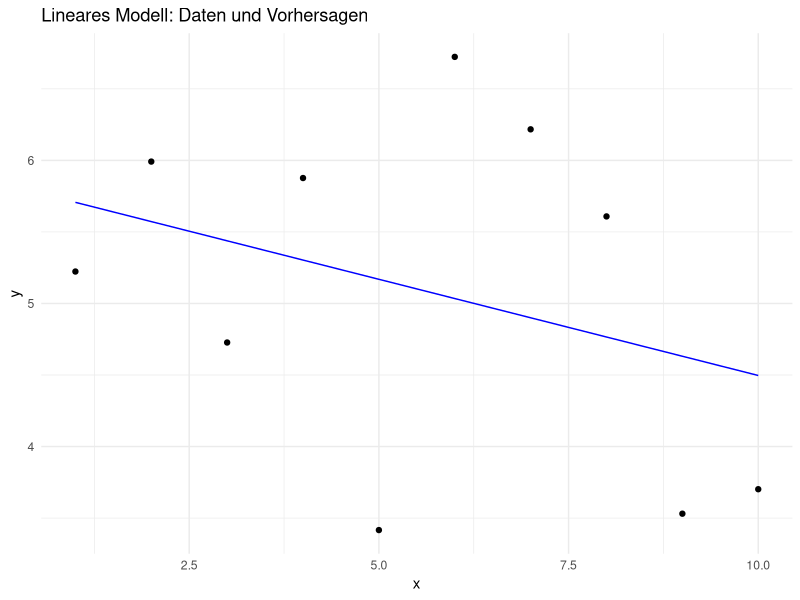

Here is the R script that generated this plot: (Note: this script raises an error after producing the figure.)
# Einfaches R-Skript für GitHub Actions mit Tidyverse


install.packages("tidyverse")

# Lade Bibliotheken
library(tidyverse) # Enthält ggplot2, dplyr und andere nützliche Pakete

# Print Informationen zur R-Version
print("R-Version Information:")
print(R.version)

# Erstelle einen einfachen Datensatz
daten <- tibble(
  x = 1:10,
  y = rnorm(10, mean = 5, sd = 1.5)
)

# Berechne einige Statistiken
print("Deskriptive Statistik:")
daten %>%
  summarise(
    mean_y = mean(y),
    sd_y = sd(y),
    min_y = min(y),
    max_y = max(y)
  ) %>%
  print()

# Erstelle ein einfaches lineares Modell
modell <- lm(y ~ x, data = daten)
print("Lineares Modell Zusammenfassung:")
print(summary(modell))

# Erzeuge eine Ausgabedatei mit den Ergebnissen
ergebnisse <- tibble(
  x_wert = seq(1, 10, 0.5)
) %>%
  mutate(vorhersage = predict(modell, newdata = tibble(x = x_wert)))

# Speichere die Ergebnisse
write_csv(ergebnisse, "ergebnisse.csv")
print("Ergebnisse wurden in 'ergebnisse.csv' gespeichert.")

# Visualisierung der Daten und des Modells
daten %>%
  ggplot(aes(x = x, y = y)) +
  geom_point() +
  geom_line(data = ergebnisse, aes(x = x_wert, y = vorhersage), color = "blue") +
  ggtitle("Lineares Modell: Daten und Vorhersagen") +
  theme_minimal() +
  ggsave("modell_visualisierung.png")
print("Die Visualisierung wurde als 'modell_visualisierung.png' gespeichert.")

# Residuenanalyse
residuen <- resid(modell)
tibble(x = daten$x, residuen = residuen) %>%
  ggplot(aes(x = x, y = residuen)) +
  geom_point() +
  geom_hline(yintercept = 0, color = "red") +
  ggtitle("Residuenplot") +
  theme_minimal() +
  ggsave("residuen_visualisierung.png")
print("Residuen-Visualisierung wurde als 'residuen_visualisierung.png' gespeichert.")

# Automatische Überprüfung der Modellgüte
if(summary(modell)$r.squared < 0.8) {
  print("Warnung: Modellgüte (R²) ist unter 0.8!")
}

# Erweiterung: Komplexeres Modell mit einer zusätzlichen Variable
daten <- daten %>%
  mutate(z = rnorm(10, mean = 3, sd = 1))
modell_erweitert <- lm(y ~ x + z, data = daten)
print("Erweitertes Modell Zusammenfassung:")
print(summary(modell_erweitert))

# Modellzusammenfassung speichern
sink("modell_zusammenfassung.txt")
print(summary(modell))
sink()

# Hinweis
print("Die erweiterten Analysen und Ergebnisse wurden gespeichert.")
